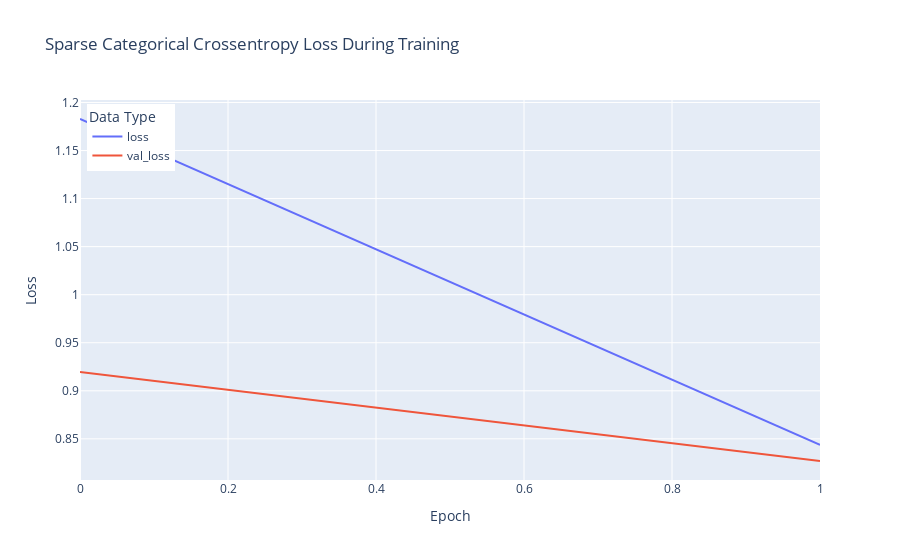

Here is the notebook cell this chart was saved with:
### Markdown cell above
We employ a line graph to track the progression of the model's **Sparse Categorical Crossentropy loss** for both training (`loss`) and validation (`val_loss`) across each training epoch. This approach offers a visual representation of how the model's prediction error decreases with successive epochs, which is instrumental in identifying overfitting or underfitting behaviors. A closing gap between training and validation loss signifies effective learning, whereas a diverging trend might indicate the model is learning the noise in the training data rather than the underlying patterns.

The interactive plot below showcases the fluctuation of loss values, providing an intuitive means to pinpoint the epoch at which the model achieves an optimal balance between learning and generalization:

### Code cell
fig = px.line(
    history.history, y=['loss', 'val_loss'],
    labels={'index': 'epoch', 'value': 'loss'},
    title='Sparse Categorical Crossentropy Loss During Training'
)

fig.update_layout(
    xaxis_title='Epoch',
    yaxis_title='Loss',
    legend_title='Data Type',
    legend=dict(yanchor="top", y=0.99, xanchor="left", x=0.01)
)

fig.show()

### Figure 1 — Plotly figure (JSON) as saved in the notebook; plotly's stock layout.template omitted (floating-point values rounded to 4 significant figures)
{"data": [{"hovertemplate": "variable=loss<br>epoch=%{x}<br>loss=%{y}<extra></extra>", "legendgroup": "loss", "line": {"color": "#636efa", "dash": "solid"}, "marker": {"symbol": "circle"}, "mode": "lines", "name": "loss", "orientation": "v", "showlegend": true, "type": "scatter", "x": [0, 1], "xaxis": "x", "y": [1.183, 0.8436], "yaxis": "y"}, {"hovertemplate": "variable=val_loss<br>epoch=%{x}<br>loss=%{y}<extra></extra>", "legendgroup": "val_loss", "line": {"color": "#EF553B", "dash": "solid"}, "marker": {"symbol": "circle"}, "mode": "lines", "name": "val_loss", "orientation": "v", "showlegend": true, "type": "scatter", "x": [0, 1], "xaxis": "x", "y": [0.9195, 0.8269], "yaxis": "y"}], "layout": {"legend": {"title": {"text": "Data Type"}, "tracegroupgap": 0, "x": 0.01, "xanchor": "left", "y": 0.99, "yanchor": "top"}, "title": {"text": "Sparse Categorical Crossentropy Loss During Training"}, "xaxis": {"anchor": "y", "domain": [0, 1], "title": {"text": "Epoch"}}, "yaxis": {"anchor": "x", "domain": [0, 1], "title": {"text": "Loss"}}}}
